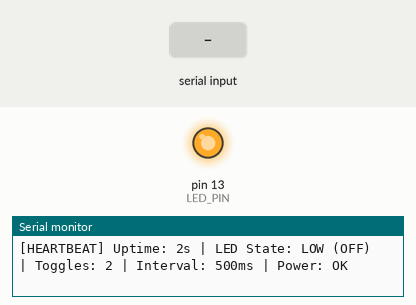
Simulated run of this sketch. Board: Arduino Uno, built with avr-gcc and run on an emulated ATmega328P. Shown: output pins drawn as LEDs (lit = HIGH), the last lines printed to the serial monitor. Dashed ring = blinking. The inputs (shaded band) are chosen by the test bench.

Above: at 2.2 s.
2.3 s: "f" received over Serial
At 2.42 s:
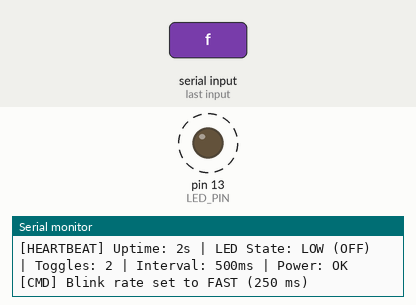
5.3 s: "m" received over Serial
At 6.05 s:
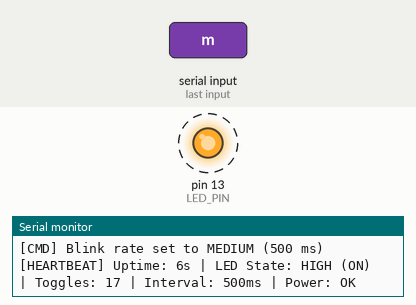
8.3 s: "s" received over Serial
At 10.1 s:
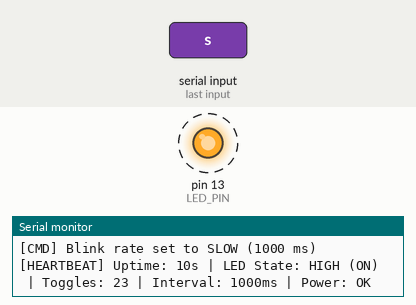
Timing chart, 0 to 16.8 s (numbered marks = the images above; inputs shaded):
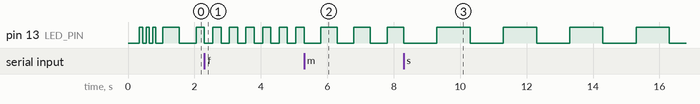

The sketch:

led_blink.ino
```cpp
/*
 * ============================================================================
 * Project: Arduino LED Blinking & Diagnostic System
 * Course: Project Management (2307476T) - Department of E&TC Engineering
 * Institute: MIT Academy of Engineering, Alandi (D), Pune
 * Academic Year: 2026-2027
 * Author: Siddhi T. Suryawanshi
 * Repository: https://github.com/SiddhiTSuryawanshi/arduino-led-qa-project
 *
 * QA Issue Mitigation Summary:
 * - Fixes #1 & #3: Explicit pin definition (LED_PIN = 13), pinMode validation,
 *                  startup Power-On Self-Test (POST) 3-blink verification,
 *                  and Serial status feedback.
 * - Fixes #2: Replaced blocking delay() with non-blocking millis() timing loop,
 *             reducing blink interval to 500 ms for responsive operation.
 * - Fixes #4: Implemented Serial Heartbeat telemetry and brownout/power-cycle
 *             restart detection to diagnose unstable USB/power rails.
 * ============================================================================
 */

// ----------------------------------------------------------------------------
// Pin Configuration & Constants (Addresses Issue #3)
// ----------------------------------------------------------------------------
const uint8_t LED_PIN = 13;             // On-board LED or external digital output pin
const unsigned long DEFAULT_INTERVAL = 500;  // Default blink period in milliseconds (Addresses Issue #2)
const unsigned long HEARTBEAT_INTERVAL = 2000; // Telemetry reporting period (Addresses Issue #4)

// ----------------------------------------------------------------------------
// System State Variables (Non-blocking timing variables)
// ----------------------------------------------------------------------------
unsigned long previousBlinkMillis = 0;       // Stores last timestamp LED state toggled
unsigned long previousHeartbeatMillis = 0;   // Stores last timestamp telemetry was emitted
unsigned long blinkInterval = DEFAULT_INTERVAL; // Current active blink interval
uint8_t ledState = LOW;                      // Current LED state (LOW / HIGH)
unsigned long toggleCount = 0;               // Total toggle cycles completed

// ----------------------------------------------------------------------------
// Power-On Self-Test (POST) Routine (Addresses Issue #1)
// Visually and logically verifies pin connectivity and MCU boot health.
// ----------------------------------------------------------------------------
void runPowerOnSelfTest() {
  Serial.println(F("[POST] Running Power-On Self-Test..."));
  for (int i = 0; i < 3; i++) {
    digitalWrite(LED_PIN, HIGH);
    delay(100);
    digitalWrite(LED_PIN, LOW);
    delay(100);
  }
  Serial.println(F("[POST] LED Pin self-test PASSED. Hardware functional."));
}

// ----------------------------------------------------------------------------
// System Setup Routine
// ----------------------------------------------------------------------------
void setup() {
  // Initialize Serial Communication for Telemetry and QA Diagnostics
  Serial.begin(9600);
  while (!Serial && millis() < 1000) {
    // Wait briefly for native USB serial port (e.g. Leonardo/Micro), timeout gracefully
  }

  Serial.println();
  Serial.println(F("=================================================="));
  Serial.println(F(" Arduino LED Blinking & Diagnostic System v1.0.0"));
  Serial.println(F(" MIT AOE | E&TC Dept | Project Management 2307476T"));
  Serial.println(F(" QA Fixes: Non-blocking millis(), POST, Telemetry"));
  Serial.println(F("=================================================="));

  // Power Cycle / Brownout Diagnostic Announcement (Addresses Issue #4)
  Serial.println(F("[SYS_INIT] Microcontroller boot sequence initialized."));
  Serial.print(F("[SYS_INIT] Configured Target LED Pin: "));
  Serial.println(LED_PIN);

  // Configure LED Pin Mode (Addresses Issue #3)
  pinMode(LED_PIN, OUTPUT);
  digitalWrite(LED_PIN, LOW);
  ledState = LOW;

  // Run hardware verification self-test (Addresses Issue #1)
  runPowerOnSelfTest();

  Serial.print(F("[SYS_INIT] Non-blocking blink loop active. Interval: "));
  Serial.print(blinkInterval);
  Serial.println(F(" ms."));
  Serial.println(F("--------------------------------------------------"));
}

// ----------------------------------------------------------------------------
// Non-Blocking LED Update (Addresses Issue #2)
// Uses millis() state machine instead of blocking delay().
// ----------------------------------------------------------------------------
void updateLedBlink(unsigned long currentMillis) {
  if (currentMillis - previousBlinkMillis >= blinkInterval) {
    previousBlinkMillis = currentMillis;

    // Toggle LED State
    if (ledState == LOW) {
      ledState = HIGH;
    } else {
      ledState = LOW;
    }
    digitalWrite(LED_PIN, ledState);
    toggleCount++;
  }
}

// ----------------------------------------------------------------------------
// System Telemetry & Heartbeat (Addresses Issue #4)
// Emits periodic system health metrics over Serial.
// Detects brownouts (sudden reset to uptime 0) and verifies power stability.
// ----------------------------------------------------------------------------
void emitHeartbeat(unsigned long currentMillis) {
  if (currentMillis - previousHeartbeatMillis >= HEARTBEAT_INTERVAL) {
    previousHeartbeatMillis = currentMillis;

    Serial.print(F("[HEARTBEAT] Uptime: "));
    Serial.print(currentMillis / 1000);
    Serial.print(F("s | LED State: "));
    Serial.print(ledState == HIGH ? F("HIGH (ON) ") : F("LOW (OFF)"));
    Serial.print(F(" | Toggles: "));
    Serial.print(toggleCount);
    Serial.print(F(" | Interval: "));
    Serial.print(blinkInterval);
    Serial.println(F("ms | Power: OK"));
  }
}

// ----------------------------------------------------------------------------
// Serial Command Interface (Interactive Quality Assurance Tool)
// Demonstrates responsiveness of non-blocking architecture.
// ----------------------------------------------------------------------------
void processSerialCommands() {
  if (Serial.available() > 0) {
    char cmd = (char)Serial.read();
    switch (cmd) {
      case 'f':
      case 'F':
        blinkInterval = 250;
        Serial.println(F("[CMD] Blink rate set to FAST (250 ms)"));
        break;
      case 'm':
      case 'M':
        blinkInterval = 500;
        Serial.println(F("[CMD] Blink rate set to MEDIUM (500 ms)"));
        break;
      case 's':
      case 'S':
        blinkInterval = 1000;
        Serial.println(F("[CMD] Blink rate set to SLOW (1000 ms)"));
        break;
      case '?':
        Serial.println(F("[CMD_HELP] Commands: 'f' (Fast), 'm' (Medium), 's' (Slow), '?' (Help)"));
        break;
      default:
        // Ignore newline or unrecognized characters
        break;
    }
  }
}

// ----------------------------------------------------------------------------
// Main Loop
// Continuously services tasks without blocking delays.
// ----------------------------------------------------------------------------
void loop() {
  unsigned long currentMillis = millis();

  // Task 1: Non-blocking LED state machine
  updateLedBlink(currentMillis);

  // Task 2: Health telemetry and power stability heartbeat
  emitHeartbeat(currentMillis);

  // Task 3: Interactive command processor
  processSerialCommands();
}
```

Measured:
- after the input at 2.3 s, pin 13 (LED_PIN): alternates HIGH for 0.25 s and LOW for 0.25 s, starting at once
- after the input at 5.3 s, pin 13 (LED_PIN): alternates HIGH for 0.50 s and LOW for 0.50 s, starting after 0.50 s
- after the input at 8.3 s, pin 13 (LED_PIN): alternates HIGH for 1.0 s and LOW for 1.0 s, starting after 1.0 s
